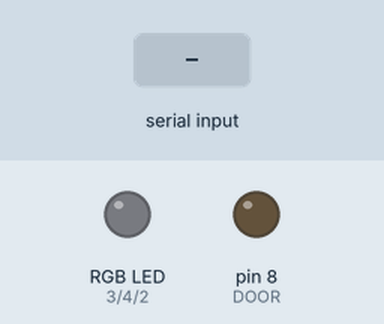
Simulated run of this sketch. Board: Arduino Uno, built with avr-gcc and run on an emulated ATmega328P. Parts: an RGB LED mixed from three pins (HIGH = lit), output pins drawn as LEDs (lit = HIGH). The inputs (shaded band) are chosen by the test bench. Pins used as bus, display or sensor lines are not drawn; what the sketch prints to the serial monitor is not drawn.

Above: at 1.2 s.
1.3 s: "a" received over Serial
At 2.2 s:
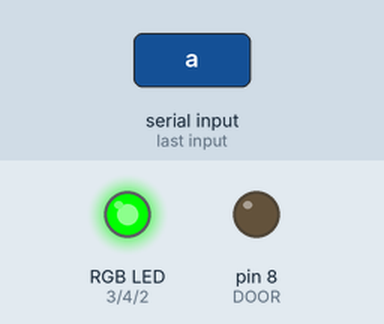
4.3 s: "b" received over Serial
At 4.8 s:
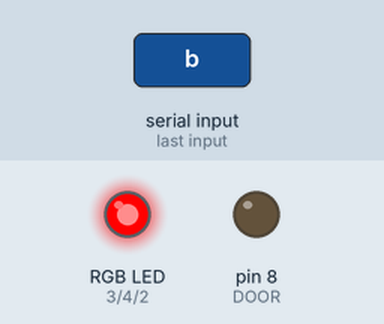
7.3 s: "c" received over Serial
At 8.4 s:
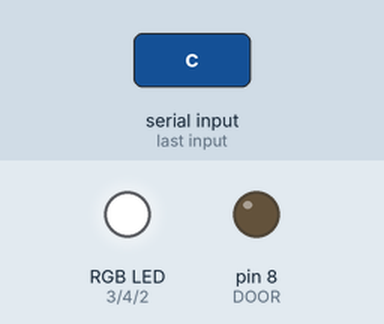
10.3 s: "a" received over Serial
At 12.6 s:
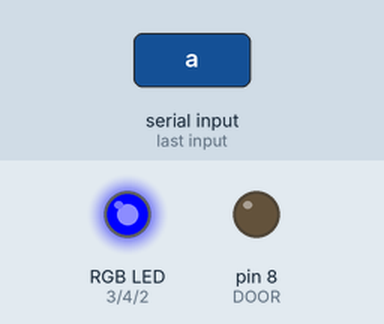
Timing chart, 0 to 12.8 s (numbered marks = the images above; inputs shaded):
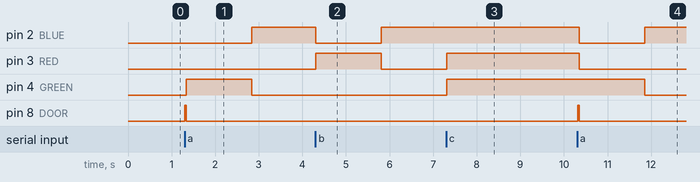

Measured:
- after the input at 1.3 s, pin 2 (BLUE): LOW → HIGH after 1.5 s; pin 4 (GREEN): LOW → HIGH at once, → LOW 1.5 s later; pin 8 (DOOR): LOW → HIGH at once, → LOW 0.03 s later
- after the input at 4.3 s, pin 2 (BLUE): HIGH → LOW at once, → HIGH 1.5 s later; pin 3 (RED): LOW → HIGH at once, → LOW 1.5 s later
- after the input at 7.3 s, pin 3 (RED), pin 4 (GREEN): LOW → HIGH at once
- after the input at 10.3 s, pin 2 (BLUE): HIGH → LOW after 0.05 s, → HIGH 1.5 s later; pin 3 (RED): HIGH → LOW after 0.05 s; pin 4 (GREEN): HIGH → LOW after 1.6 s; pin 8 (DOOR): LOW → HIGH at once, → LOW 0.03 s later

The sketch:

Door_Arduino_MFRC522.ino
```cpp
/*
 * MFRC522 - Library to use ARDUINO RFID MODULE KIT 13.56 MHZ WITH TAGS SPI W AND R BY COOQROBOT.
 * The library file MFRC522.h has a wealth of useful info. Please read it.
 * The functions are documented in MFRC522.cpp.
 *
 * Based on code Dr.Leong   ( WWW.B2CQSHOP.COM )
 * Created by Miguel Balboa (circuitito.com), Jan, 2012.
 * Rewritten by Søren Thing Andersen (access.thing.dk), fall of 2013 (Translation to English, refactored, comments, anti collision, cascade levels.)
 * Released into the public domain.
 *-------------------------------------------------------------------- empty_skull
 * Aggiunti pin per arduino Mega
 * add pin configuration for arduino mega
 * http://mac86project.altervista.org/
 --------------------------------------------------------------------- Nicola Coppola
 *
 * Following code is an adaptation of the one found in MFRC522 Library, just for testing
 * pouposes. I'm reading Mifare Classic tags, getting its UID and printing it.
 *
 --------------------------------------------------------------------- Adolfo Farias
 * Pin layout should be as follows:
 * Signal     Pin              Pin               Pin
 *            Arduino Uno      Arduino Mega      MFRC522 board
 * ------------------------------------------------------------
 * Reset      9                5                 RST
 * SPI SS     10               53                SDA
 * SPI MOSI   11               51                MOSI
 * SPI MISO   12               50                MISO
 * SPI SCK    13               52                SCK
 *
 * The reader can be found on eBay for around 5 dollars. Search for "mf-rc522" on ebay.com.
 */

#include <SPI.h>
#include <MFRC522.h>

#define SS_PIN 10
#define RST_PIN 9

#define DOOR 8

#define BLUE 2
#define RED 3
#define GREEN 4


MFRC522 mfrc522(SS_PIN, RST_PIN);	// Create MFRC522 instance.

void setup() {
    Serial.begin(9600);	// Initialize serial communications with the PC
    SPI.begin();			// Init SPI bus
    mfrc522.PCD_Init();	// Init MFRC522 card


    pinMode(DOOR, OUTPUT);
    // initialize the LED pins:
    pinMode(BLUE, OUTPUT);
    pinMode(GREEN, OUTPUT);
    pinMode(RED, OUTPUT);
    Serial.println("Scan PICC to see UID...");
}

void loop() {
  authenticate();
    while(mfrc522.PICC_IsNewCardPresent()){

        if ( ! mfrc522.PICC_ReadCardSerial()) {
            return;
        } else {

            String uid = "<";

            for (byte i = 0; i < mfrc522.uid.size; i++) {
              uid = uid+(mfrc522.uid.uidByte[i] < 0x10 ? " 0" : " ");
              uid = uid+ String(mfrc522.uid.uidByte[i], HEX);
            }
            uid += " >";
            Serial.println(uid);
            delay(50);
            authenticate();
        }
    }
}

void authenticate(){
   while (Serial.available() > 0) {
    int inByte = Serial.read();
    //Serial.write(" mensagem do servidor: " + inByte);
     if(inByte == 'a'){
        digitalWrite(DOOR, HIGH);
        delay(30);
        digitalWrite(DOOR, LOW);
        ledBlink(GREEN);

    }else if (inByte == 'b'){
      ledBlink(RED);

    }else if (inByte == 'c'){
      digitalWrite(RED, HIGH);
      digitalWrite(GREEN, HIGH);
      digitalWrite(BLUE, HIGH);
    }
  }
}

///
///  JUST LED CONTROLLING DOWN HERE
///

// turn RGB led on and off according to colorPin param
void ledBlink(int colorPin){
  ledsLOW();
  switch(colorPin){
     case RED:
        digitalWrite(RED, HIGH);
        break;
     case GREEN:
        digitalWrite(GREEN, HIGH);
        break;
  }
  delay(1500);
  ledsLOW();
  //default color for this project is turned on.
  digitalWrite(BLUE, HIGH);
}

// turn all leds off
void ledsLOW(){
  digitalWrite(BLUE, LOW);
  digitalWrite(RED, LOW);
  digitalWrite(GREEN, LOW);
}
```
